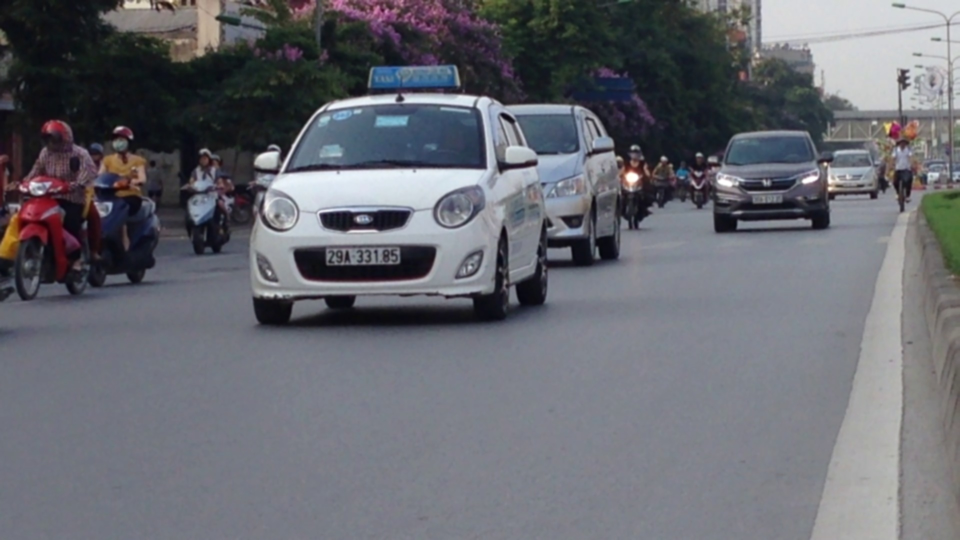
#> input picture testomgeving/detector2/input.jpg, 1920 x 1080 px (shown at 1/2 size)
$ python -i detector2.py   (imports and definitions only)   (older library calls are emulated)
#> lines starting #> are read from the running program, lines starting #| are printed output that depends on the picture; after the words box and inside, x2 and y2 are one past the last pixel; in counts of white or black regions, pixels touching at a corner belong together
#> further down, picture is the input picture: shape (1080, 1920, 3); mean B, G, R 112.1, 105, 103.6
import cv2
import numpy as np
from skimage.filters import threshold_local
import tensorflow as tf
from skimage import measure
import imutils


# [13 lines left out: function sort_cont, not called in this run]


def segment_chars(plate_img, fixed_width):

    """
    extract Value channel from the HSV format
    of image and apply adaptive thresholding
    to reveal the characters on the license plate
    """
    V = cv2.split(cv2.cvtColor(plate_img, cv2.COLOR_BGR2HSV))[2]

    thresh = cv2.adaptiveThreshold(value, 255,
                                   cv2.ADAPTIVE_THRESH_GAUSSIAN_C,
                                   cv2.THRESH_BINARY,
                                   11, 2)

    thresh = cv2.bitwise_not(thresh)

    # resize the license plate region to
    # a canoncial size
    plate_img = imutils.resize(plate_img, width = fixed_width)
    thresh = imutils.resize(thresh, width = fixed_width)
    bgr_thresh = cv2.cvtColor(thresh, cv2.COLOR_GRAY2BGR)

    # perform a connected components analysis
    # and initialize the mask to store the locations
    # of the character candidates
    labels = measure.label(thresh, neighbors = 8, background = 0)

    charCandidates = np.zeros(thresh.shape, dtype ='uint8')

    # loop over the unique components
    characters = []
    for label in np.unique(labels):

        # if this is the background label, ignore it
        if label == 0:
            continue
        # otherwise, construct the label mask to display
        # only connected components for the current label,
        # then find contours in the label mask
        labelMask = np.zeros(thresh.shape, dtype ='uint8')
        labelMask[labels == label] = 255

        cnts = cv2.findContours(labelMask,
                     cv2.RETR_EXTERNAL,
                     cv2.CHAIN_APPROX_SIMPLE)

        cnts = cnts[0] if imutils.is_cv2() else cnts[1]

        # ensure at least one contour was found in the mask
        if len(cnts) > 0:

            # grab the largest contour which corresponds
            # to the component in the mask, then grab the
            # bounding box for the contour
            c = max(cnts, key = cv2.contourArea)
            (boxX, boxY, boxW, boxH) = cv2.boundingRect(c)

            # compute the aspect ratio, solodity, and
            # height ration for the component
            aspectRatio = boxW / float(boxH)
            solidity = cv2.contourArea(c) / float(boxW * boxH)
            heightRatio = boxH / float(plate_img.shape[0])

            # determine if the aspect ratio, solidity,
            # and height of the contour pass the rules
            # tests
            keepAspectRatio = aspectRatio < 1.0
            keepSolidity = solidity > 0.15
            keepHeight = heightRatio > 0.5 and heightRatio < 0.95

            # check to see if the component passes
            # all the tests
            if keepAspectRatio and keepSolidity and keepHeight and boxW > 14:

                # compute the convex hull of the contour
                # and draw it on the character candidates
                # mask
                hull = cv2.convexHull(c)

                cv2.drawContours(charCandidates, [hull], -1, 255, -1)

    _, contours, hier = cv2.findContours(charCandidates,
                                         cv2.RETR_EXTERNAL,
                                         cv2.CHAIN_APPROX_SIMPLE)

    if contours:
        contours = sort_cont(contours)

        # value to be added to each dimension
        # of the character
        addPixel = 4
        for c in contours:
            (x, y, w, h) = cv2.boundingRect(c)
            if y > addPixel:
                y = y - addPixel
            else:
                y = 0
            if x > addPixel:
                x = x - addPixel
            else:
                x = 0
            temp = bgr_thresh[y:y + h + (addPixel * 2),
                              x:x + w + (addPixel * 2)]

            characters.append(temp)

        return characters

    else:
        return None


class PlateFinder:
    def __init__(self):

        # minimum area of the plate
        self.min_area = 4500

        # maximum area of the plate
        self.max_area = 30000

        self.element_structure = cv2.getStructuringElement(
                              shape = cv2.MORPH_RECT, ksize =(22, 3))

    def preprocess(self, input_img):

        imgBlurred = cv2.GaussianBlur(input_img, (7, 7), 0)

        # convert to gray
        gray = cv2.cvtColor(imgBlurred, cv2.COLOR_BGR2GRAY)
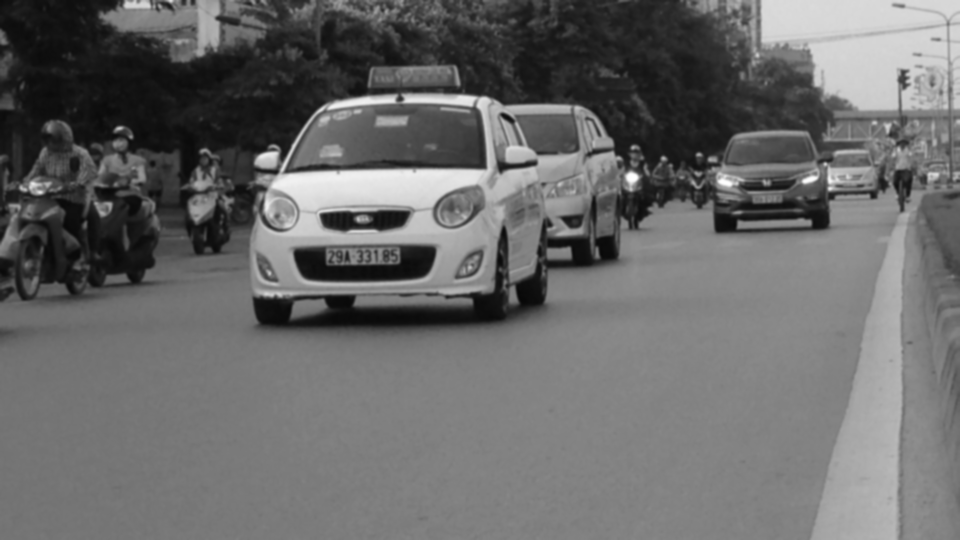
#> gray: shape (1080, 1920) (shown at 1/2 size); min 6, max 254, mean 105.4

        # sobelX to get the vertical edges
        sobelx = cv2.Sobel(gray, cv2.CV_8U, 1, 0, ksize = 3)
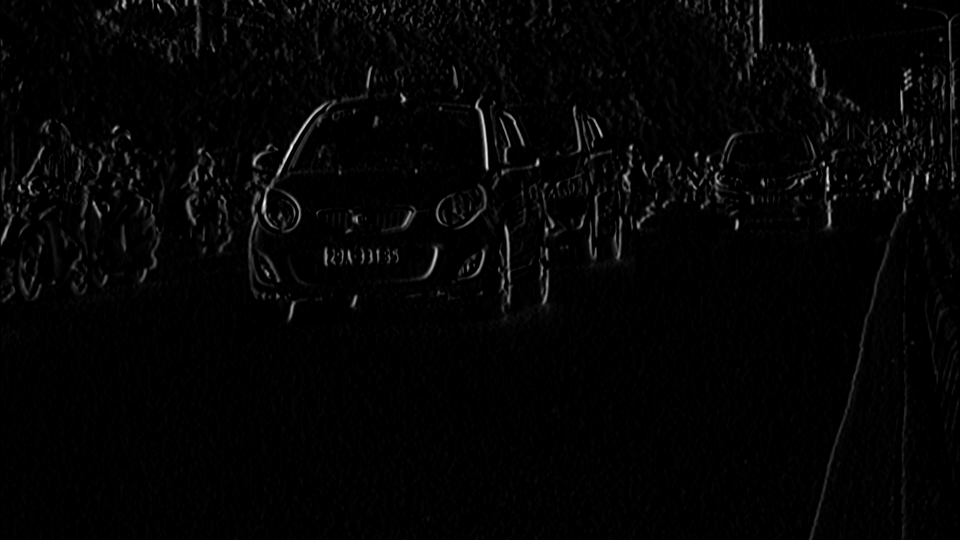
#> sobelx: shape (1080, 1920) (shown at 1/2 size); min 0, max 255, mean 4.4

        # otsu's thresholding
        ret2, threshold_img = cv2.threshold(sobelx, 0, 255,
                         cv2.THRESH_BINARY + cv2.THRESH_OTSU)
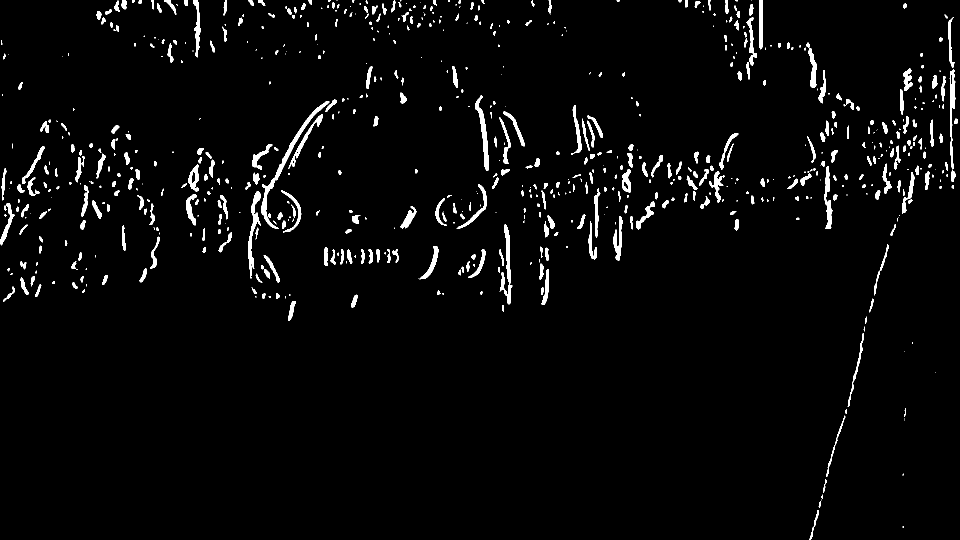
#> threshold_img: shape (1080, 1920) (shown at 1/2 size); 3% white; 711 white regions (271 under 20 px), largest, box (x1, y1, x2, y2) and area: (522, 203, 659, 458) 2288, (999, 449, 1025, 609) 1323, (497, 382, 522, 557) 1263
#> ret2 = 37

        element = self.element_structure
        morph_n_thresholded_img = threshold_img.copy()
        cv2.morphologyEx(src = threshold_img,
                         op = cv2.MORPH_CLOSE,
                         kernel = element,
                         dst = morph_n_thresholded_img)
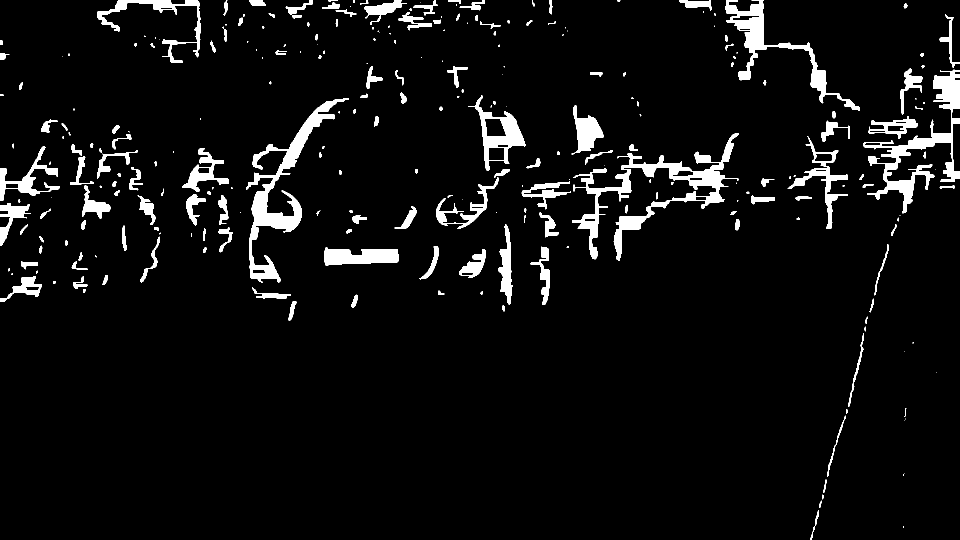
#> morph_n_thresholded_img: shape (1080, 1920) (shown at 1/2 size); 5.4% white; 271 white regions (94 under 20 px)

        return morph_n_thresholded_img

    def extract_contours(self, after_preprocess):

        _, contours, _ = cv2.findContours(after_preprocess,
                                          mode = cv2.RETR_EXTERNAL,
                                          method = cv2.CHAIN_APPROX_NONE)
#> contours = 271 contours, 120 with area under 20; largest, box (x1, y1, x2, y2) and area: (1144, 266, 1478, 521) 13476, (492, 196, 698, 566) 11548, (1726, 139, 1920, 427) 9992, (1451, 0, 1720, 222) 7462, (937, 190, 1051, 342) 6427
        return contours

    def clean_plate(self, plate):

        gray = cv2.cvtColor(plate, cv2.COLOR_BGR2GRAY)
        thresh = cv2.adaptiveThreshold(gray,
                                       255,
                                       cv2.ADAPTIVE_THRESH_GAUSSIAN_C,
                                       cv2.THRESH_BINARY,
                                       11, 2)

        _, contours, _ = cv2.findContours(thresh.copy(),
                                          cv2.RETR_EXTERNAL,
                                          cv2.CHAIN_APPROX_NONE)

        if contours:
            areas = [cv2.contourArea(c) for c in contours]

            # index of the largest contour in the area
            # array
            max_index = np.argmax(areas)

            max_cnt = contours[max_index]
            max_cntArea = areas[max_index]
            x, y, w, h = cv2.boundingRect(max_cnt)
            rect = cv2.minAreaRect(max_cnt)

            if not self.ratioCheck(max_cntArea, plate.shape[1],
                                                plate.shape[0]):
                return plate, False, None

            return plate, True, [x, y, w, h]

        else:
            return plate, False, None


    def check_plate(self, input_img, contour):

        min_rect = cv2.minAreaRect(contour)

        if self.validateRatio(min_rect):
            x, y, w, h = cv2.boundingRect(contour)
            after_validation_img = input_img[y:y + h, x:x + w]
            after_clean_plate_img, plateFound, coordinates = self.clean_plate(
                                                        after_validation_img)

            if plateFound:
                characters_on_plate = self.find_characters_on_plate(
                                              after_clean_plate_img)

                if (characters_on_plate is not None and len(characters_on_plate) == 8):
                    x1, y1, w1, h1 = coordinates
                    coordinates = x1 + x, y1 + y
                    after_check_plate_img = after_clean_plate_img

                    return after_check_plate_img, characters_on_plate, coordinates

        return None, None, None


    def find_possible_plates(self, input_img):

        """
        Finding all possible contours that can be plates
        """
        plates = []
        self.char_on_plate = []
        self.corresponding_area = []

        self.after_preprocess = self.preprocess(input_img)
        possible_plate_contours = self.extract_contours(self.after_preprocess)
#> possible_plate_contours has the same summary as contours in extract_contours

        for cnts in possible_plate_contours:
            plate, characters_on_plate, coordinates = self.check_plate(input_img, cnts)

            if plate is not None:
                plates.append(plate)
                self.char_on_plate.append(characters_on_plate)
                self.corresponding_area.append(coordinates)
#> this loop made 40 passes
#> after the loop, plates = []; self.char_on_plate = []; self.corresponding_area = []

        if (len(plates) > 0):
            return plates

        else:
            return None

    def find_characters_on_plate(self, plate):

        charactersFound = segment_chars(plate, 400)
        if charactersFound:
            return charactersFound

    # PLATE FEATURES
    def ratioCheck(self, area, width, height):

        min = self.min_area
        max = self.max_area

        ratioMin = 3
        ratioMax = 6

        ratio = float(width) / float(height)

        if ratio < 1:
            ratio = 1 / ratio

        if (area < min or area > max) or (ratio < ratioMin or ratio > ratioMax):
            return False

        return True

    def preRatioCheck(self, area, width, height):

        min = self.min_area
        max = self.max_area

        ratioMin = 2.5
        ratioMax = 7

        ratio = float(width) / float(height)

        if ratio < 1:
            ratio = 1 / ratio

        if (area < min or area > max) or (ratio < ratioMin or ratio > ratioMax):
            return False

        return True

    def validateRatio(self, rect):
        (x, y), (width, height), rect_angle = rect

        if (width > height):
            angle = -rect_angle
        else:
            angle = 90 + rect_angle

        if angle > 15:
            return False

        if (height == 0 or width == 0):
            return False

        area = width * height

        if not self.preRatioCheck(area, width, height):
            return False
        else:
            return True

class OCR:

    # [74 lines left out: functions __init__, load_graph, load_label, convert_tensor, label_image, label_image_list, not called in this run]

# [32 lines not run here, left out]

>>> import cv2
>>> picture = cv2.imread('input.jpg')
#> (the run stopped early here; a loop or call above may not have finished)
